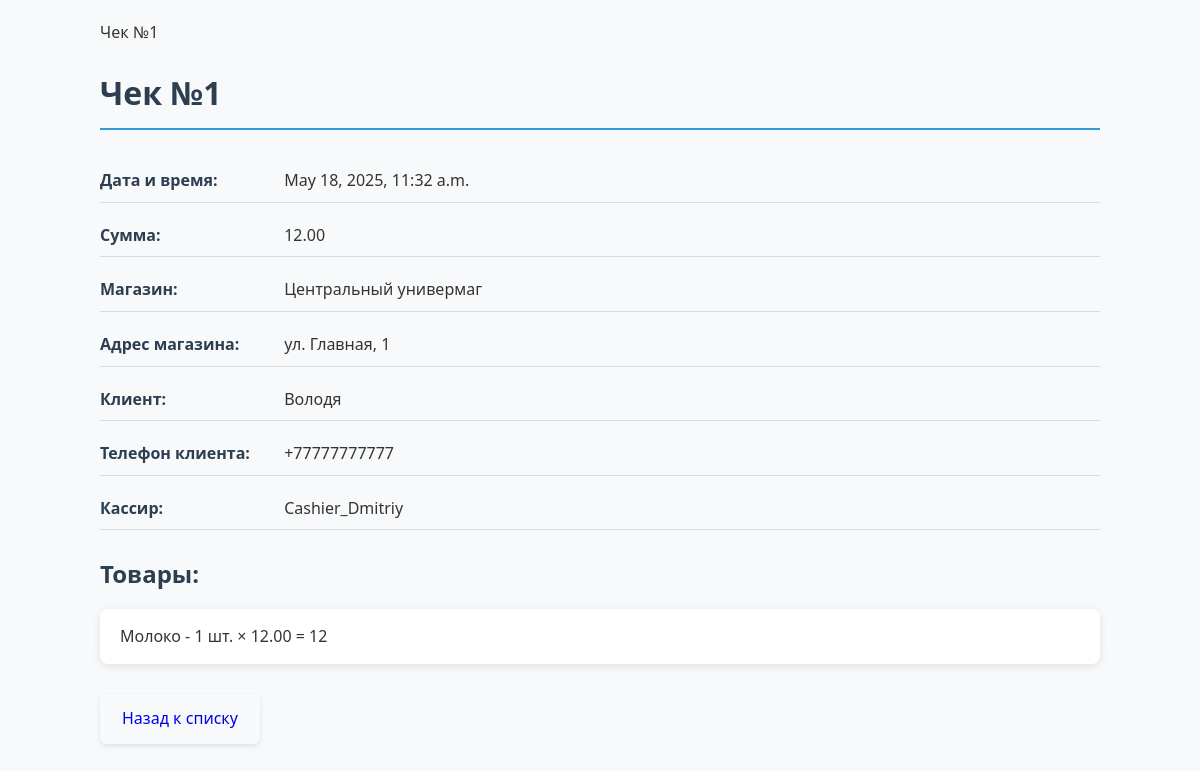
Page /receipts/12/ (signed in) on the earlier database version.
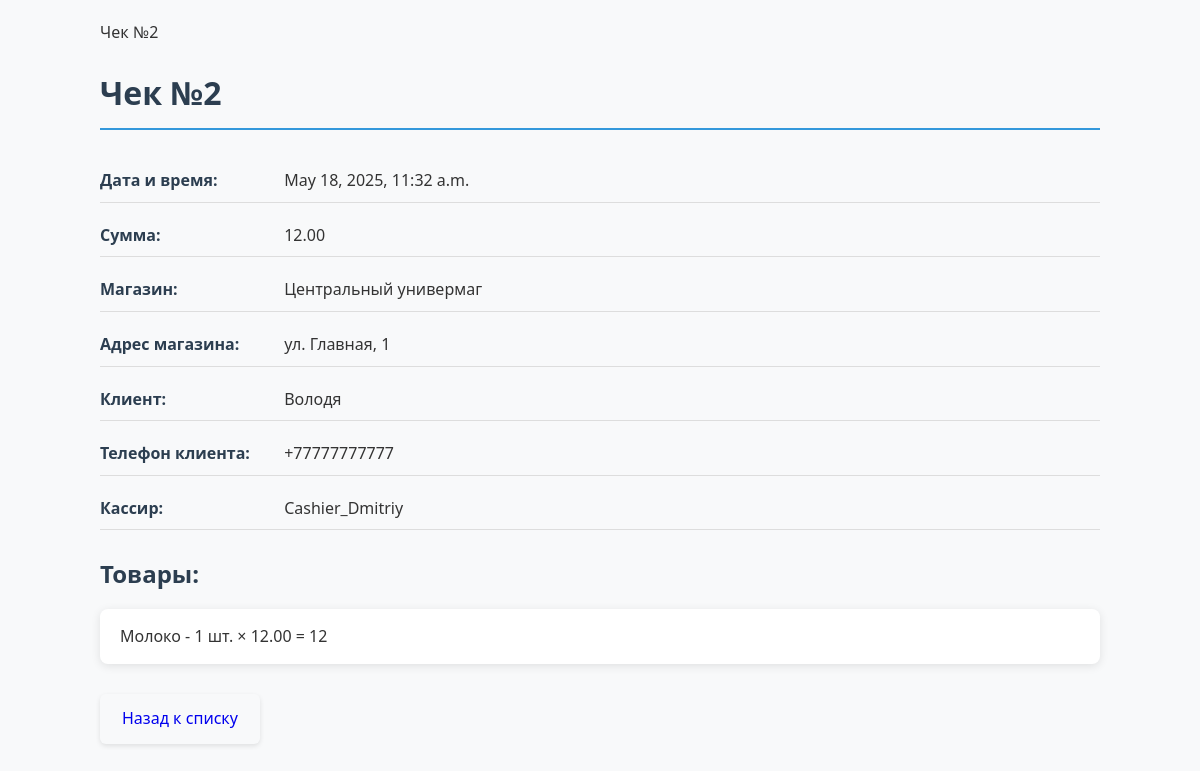
Same page on the later database version.
### receipts/models.py (models this page shows, shortened)
class Receipt(models.Model):
    number = models.CharField(max_length=50)
    date_time = models.DateTimeField()
    total_amount = models.DecimalField(max_digits=10, decimal_places=2, default=0)  # Добавлено default=0
    store = models.ForeignKey(Store, on_delete=models.CASCADE)
    customer = models.ForeignKey(Customer, on_delete=models.CASCADE)
    cashier = models.ForeignKey(CustomUser, on_delete=models.CASCADE)
    products = models.ManyToManyField(Product, through='ReceiptProduct')

class Store(models.Model):
    name = models.CharField(max_length=100)
    address = models.CharField(max_length=200)

class Customer(models.Model):
    name = models.CharField(max_length=100)
    phone = models.CharField(max_length=20)

class CustomUser(AbstractUser):
    ROLES = (
        ('cashier', 'Кассир'),
        ('manager', 'Менеджер'),
        ('admin', 'Администратор'),
    )
    role = models.CharField(max_length=10, choices=ROLES, default='cashier')
    class Meta:
        verbose_name = 'Пользователь'
        verbose_name_plural = 'Пользователи'
        db_table = 'custom_user'

### receipts/views.py (the view)
# urls.py: path('<int:pk>/', views.receipt_detail, name='receipt_detail'),
@login_required
def receipt_detail(request, pk):
    receipt = get_object_or_404(Receipt, pk=pk)
    if request.user.role == 'cashier' and receipt.cashier != request.user:
        return redirect('receipt_list')
    return render(request, 'receipts/receipt_detail.html', {'receipt': receipt})

### receipts/templates/receipts/receipt_detail.html (shortened to what this page needs)
{% block title %}Чек №{{ receipt.number }}{% endblock %}
{% block content %}
<h1>Чек №{{ receipt.number }}</h1>
<p><strong>Дата и время:</strong> {{ receipt.date_time }}</p>
<p><strong>Сумма:</strong> {{ receipt.total_amount }}</p>
<p><strong>Магазин:</strong> {{ receipt.store.name }}</p>
<p><strong>Адрес магазина:</strong> {{ receipt.store.address }}</p>
<p><strong>Клиент:</strong> {{ receipt.customer.name }}</p>
<p><strong>Телефон клиента:</strong> {{ receipt.customer.phone }}</p>
<p><strong>Кассир:</strong> {{ receipt.cashier.username }}</p>
<h3>Товары:</h3>
<ul>
    {% for item in receipt.receiptproduct_set.all %}
    <li>{{ item.product.name }} - {{ item.quantity }} шт. × {{ item.product.price }} = {% widthratio item.product.price 1 item.quantity %}</li>
    {% endfor %}
</ul>
<div>
    <a href="{% url 'receipt_list' %}" class="button">Назад к списку</a>
</div>
{% endblock %}

Differences in the rows shown:
changed Receipt "Центральный универмаг": number "1" → "2"
